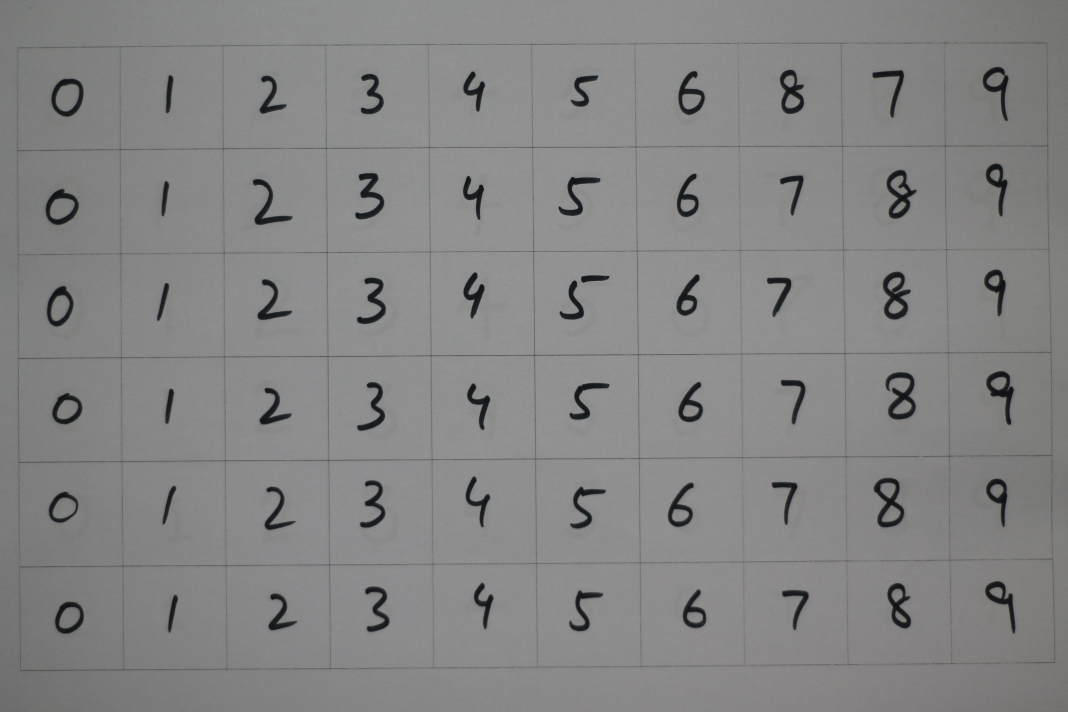
#> input picture DataSet/Dataset Images - Original/IMG_0382.JPG, 4272 x 2848 px (shown at 1/4 size)
$ python ImageSegmentation.py --image 'Dataset Images - Original/IMG_0382.JPG'   (Python 2 division)   (older library calls are emulated)
#> lines starting #> are read from the running program, lines starting #| are printed output that depends on the picture; after the words box and inside, x2 and y2 are one past the last pixel; in counts of white or black regions, pixels touching at a corner belong together
#!/usr/bin/python

# Import the modules
import cv2
from sklearn.externals import joblib
from skimage.feature import hog
import numpy as np
import argparse as ap

# Get the path of the training set
parser = ap.ArgumentParser()
#parser.add_argument("-c", "--classiferPath", help="Path to Classifier File", required="True")
parser.add_argument("-i", "--image", help="Path to Image", required="True")
args = vars(parser.parse_args())

# Read the input image
im = cv2.imread(args["image"])
#> im is the input picture: shape (2848, 4272, 3); mean B, G, R 132.5, 132.4, 132.5

# Convert to grayscale and apply Gaussian filtering
im_gray = cv2.cvtColor(im, cv2.COLOR_BGR2GRAY)
im_gray = cv2.GaussianBlur(im_gray, (15, 15), 0)

# Threshold the image
ret, im_th = cv2.threshold(im_gray, 100, 255, cv2.THRESH_BINARY_INV)
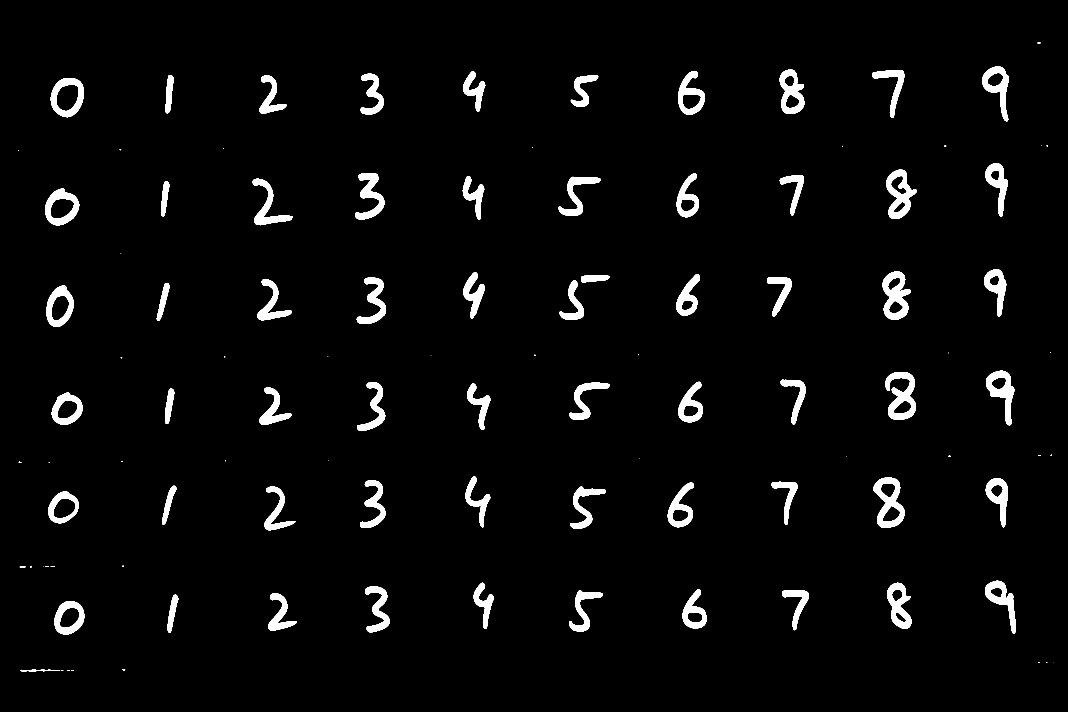
#> im_th: shape (2848, 4272) (shown at 1/4 size); 3.5% white; 103 white regions (28 under 20 px)

#print image
cv2.namedWindow("Image grayscale", cv2.WINDOW_NORMAL)
cv2.imshow("Image grayscale", im_th)
cv2.waitKey()

# Find contours in the image
_,ctrs, hier = cv2.findContours(im_th.copy(), cv2.RETR_EXTERNAL, cv2.CHAIN_APPROX_SIMPLE)
#> ctrs = 103 contours, 36 with area under 20; largest, box (x1, y1, x2, y2) and area: (3494, 1910, 3619, 2111) 16564, (203, 313, 336, 469) 16063, (3531, 1086, 3643, 1279) 14779, (180, 754, 317, 902) 14450, (3546, 678, 3667, 876) 14104

# Get rectangles contains each contour, method-1
rects = [None]*100
ctrCount=0
for ctr in ctrs:

    if cv2.contourArea(ctr) >= 500:
        rects[ctrCount] = cv2.boundingRect(ctr)
        ctrCount=ctrCount+1
#> this loop made 103 passes
#> ctr on passes 2, 3, 6, 7, 8, 19, 20, 21, 35, 39, 40, 41: [[269, 2680], [270, 2681], [279, 2681], [278, 2680]], [[244, 2680], [243, 2681], [252, 2681], [252, 2680]], [[4215, 2650]], [[4184, 2650], [4189, 2650]], [[4152, 2650], [4153, 2651], [4158, 2651], [4158, 2650]], [[172, 2267], [173, 2267]], [[120, 2267], [120, 2268], [126, 2268], [127, 2267]], [[203, 2266], [203, 2267], [217, 2267], [218, 2266]], [[194, 1848], [198, 1848]], [[1314, 1841], [1315, 1841]], [[2556, 1833], [2557, 1833]], [[3384, 1827], [3385, 1827]]
#> after the loop, ctrCount = 62; rects = 100 items, first 6: (82, 2679, 157, 6), (217, 2406, 120, 131), (670, 2379, 43, 152), (1073, 2373, 115, 150), (2277, 2361, 135, 165), (3128, 2360, 108, 161)

print 'ctrCount = ', ctrCount
#| ctrCount =  62

# Get rectangles contains each contour, method-2
#rects = [cv2.boundingRect(ctr) for ctr in ctrs]

newImageCount = 0
# For each rectangular region, calculate HOG features and predict
# the digit using Linear SVM.
for rect in rects:
    # Draw the rectangles around digits on original image
#> (the run stopped early here; a loop or call above may not have finished)

$ run again, on DataSet/Dataset Images - Original/IMG_0387.JPG
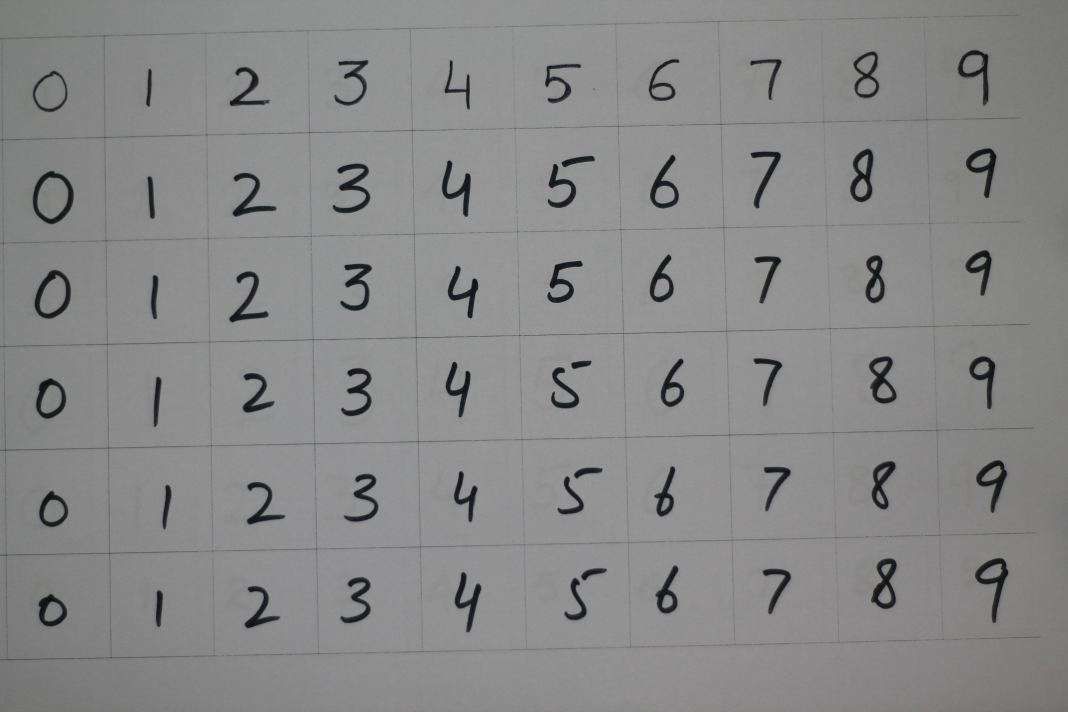
#> input picture DataSet/Dataset Images - Original/IMG_0387.JPG, 4272 x 2848 px (shown at 1/4 size)
#> im is the input picture: shape (2848, 4272, 3); mean B, G, R 136.2, 136.1, 136
#> `ret, im_th = cv2.threshold(im_gray, 100, 255, cv2.THRESH_BINARY_INV)`:
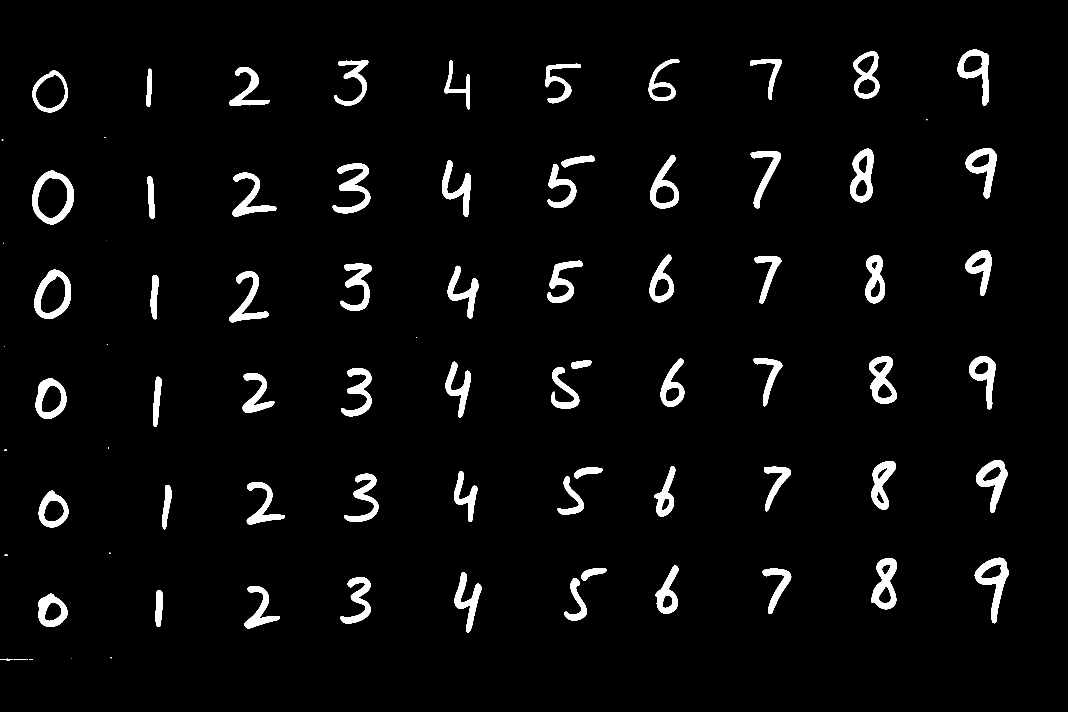
#> im_th: shape (2848, 4272) (shown at 1/4 size); 3.9% white; 81 white regions (9 under 20 px)
#> ctrs = 81 contours, 13 with area under 20; largest, box (x1, y1, x2, y2) and area: (130, 683, 296, 898) 26730, (137, 1079, 284, 1276) 21342, (130, 282, 271, 449) 17313, (143, 1512, 265, 1676) 15099, (3400, 595, 3495, 809) 14654
#> the loop `for ctr in ctrs: ` made 81 passes
#> ctr on passes 4, 43, 44, 45, 57: [[284, 2634], [285, 2634]], [[16, 1385], [18, 1385]], [[428, 1376], [427, 1377], [430, 1377], [430, 1376]], [[1665, 1350], [1664, 1351], [1666, 1351], [1666, 1350]], [[424, 963]]
#> after the loop `for ctr in ctrs:`: ctrCount = 64; rects = 100 items, first 6: (153, 2375, 117, 133), (622, 2361, 30, 147), (977, 2344, 143, 170), (2258, 2312, 89, 170), (1362, 2309, 121, 184), (1818, 2289, 108, 241)
#| ctrCount =  64

$ run again, on DataSet/Dataset Images - Original/IMG_0388.JPG
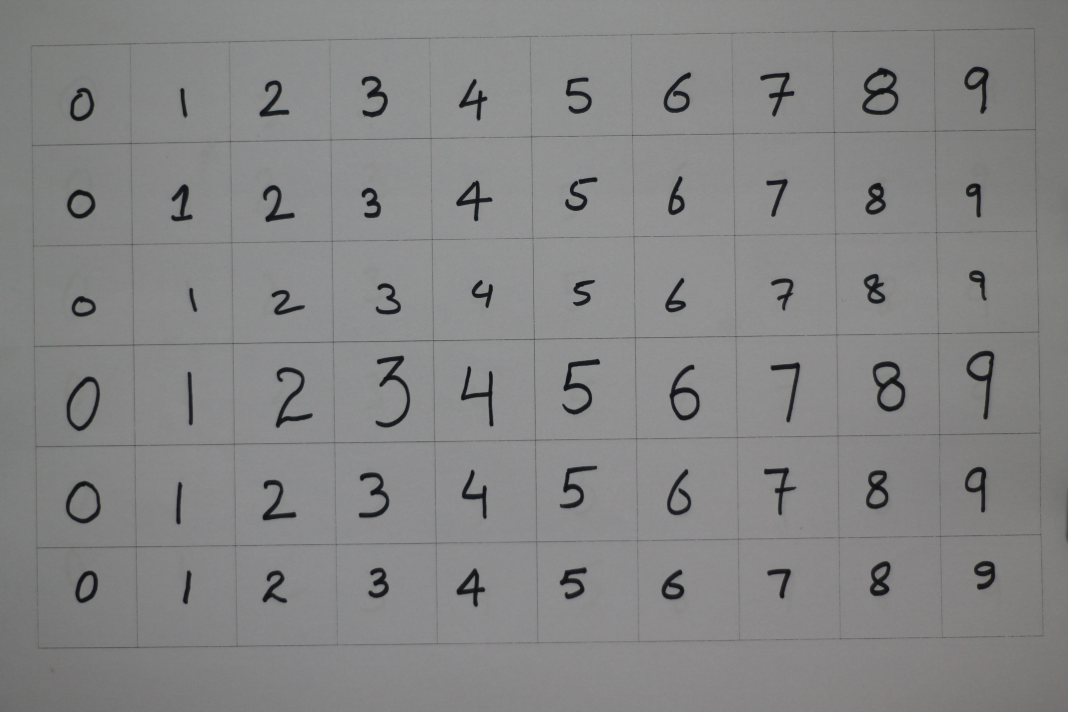
#> input picture DataSet/Dataset Images - Original/IMG_0388.JPG, 4272 x 2848 px (shown at 1/4 size)
#> im is the input picture: shape (2848, 4272, 3); mean B, G, R 133.1, 133, 133
#> `ret, im_th = cv2.threshold(im_gray, 100, 255, cv2.THRESH_BINARY_INV)`:
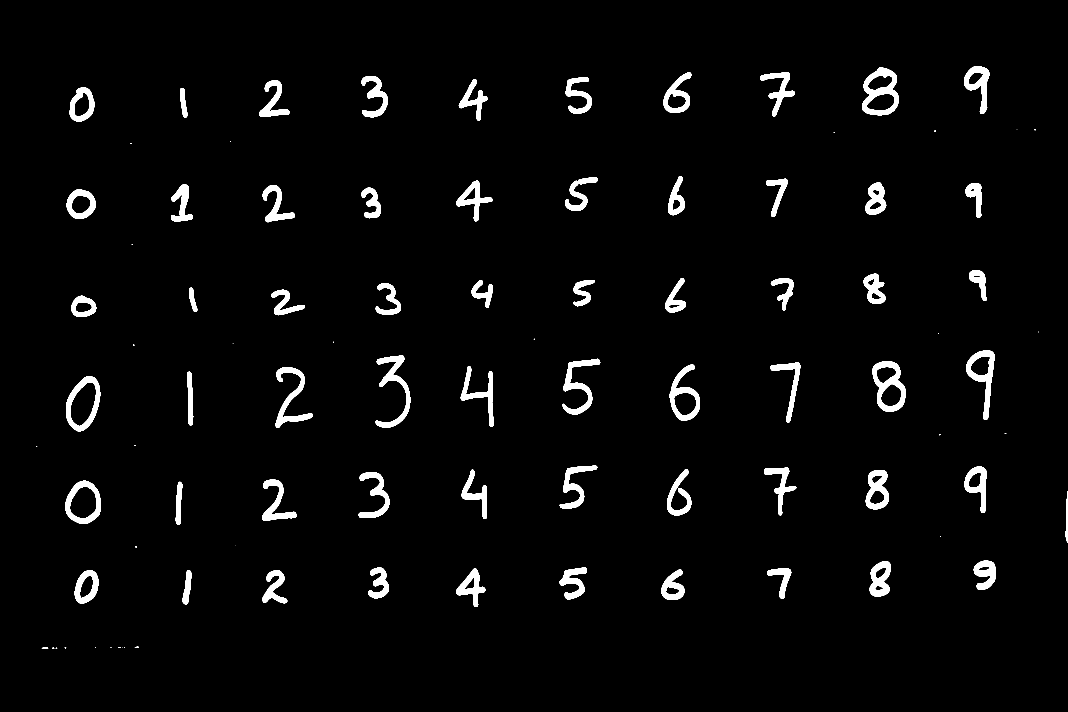
#> im_th: shape (2848, 4272) (shown at 1/4 size); 3.1% white; 91 white regions (25 under 20 px)
#> ctrs = 91 contours, 28 with area under 20; largest, box (x1, y1, x2, y2) and area: (265, 1505, 401, 1726) 21524, (3448, 270, 3595, 461) 21274, (3490, 1445, 3622, 1648) 19704, (262, 1923, 404, 2096) 18665, (2678, 1458, 2800, 1683) 14972
#> the loop `for ctr in ctrs: ` made 91 passes
#> ctr on passes 5, 6, 7, 8, 22, 23, 38: [[488, 2590], [489, 2590]], [[441, 2590], [446, 2590]], [[381, 2590], [381, 2591], [382, 2591], [383, 2590]], [[496, 2589], [497, 2590], [499, 2590], [499, 2589]], [[942, 2182]], [[3761, 2144], [3761, 2145], [3762, 2145], [3762, 2144]], [[4018, 1734], [4025, 1734]]
#> after the loop `for ctr in ctrs:`: ctrCount = 61; rects = 100 items, first 6: (1049, 2281, 100, 132), (730, 2281, 37, 136), (299, 2281, 94, 133), (2646, 2278, 92, 122), (3069, 2275, 96, 120), (1825, 2274, 116, 154)
#| ctrCount =  61
